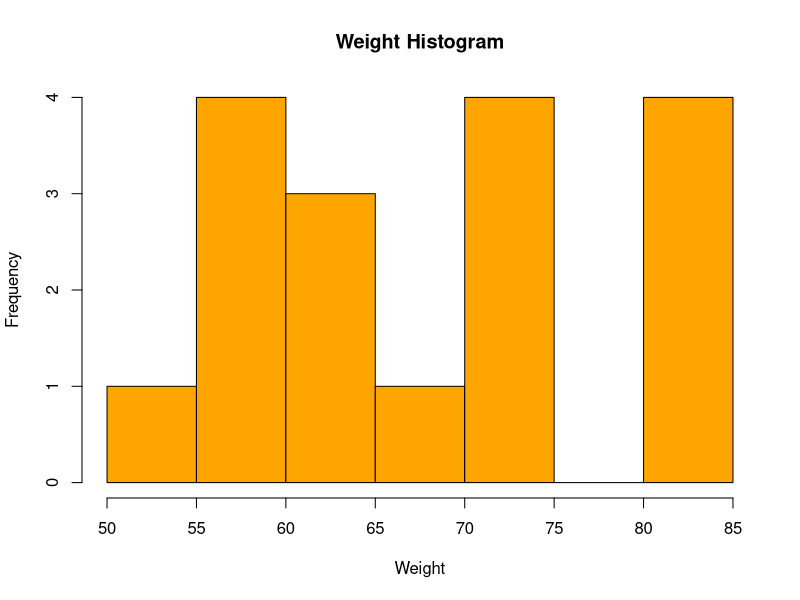
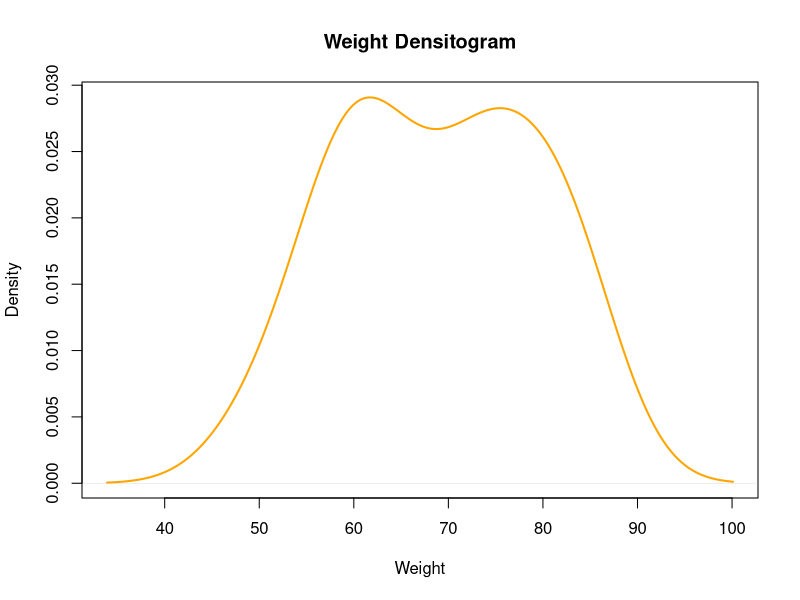

Generate these figures, in order, with R:
## ---- chunk 1
data <- read.csv("data/data_student.csv")
summary(data)
## ---- chunk 2
library(tidyverse)
## ---- chunk 3
data %>% # "tibble" = table of data
  summarise_if(is.numeric, list( #Apply summary functions only if the column is numeric
    mean = mean,
    sd = sd,
    median = median,
    quantile = quantile,
    min = min,
    max = max
  ), na.rm = TRUE) # Ignore missing values
summary(data)
## ---- chunk 4
hist(data$Weight, 
     main = "Weight Histogram", 
     xlab = "Weight",
     col = "orange", 
     border = "black")
## ---- chunk 5
# Plot density (densitogram) for the 'Weight' column
plot(density(data$Weight, na.rm = TRUE),
     main = "Weight Densitogram",
     xlab = "Weight",
     ylab = "Density",
     col = "orange",
     lwd = 2)
